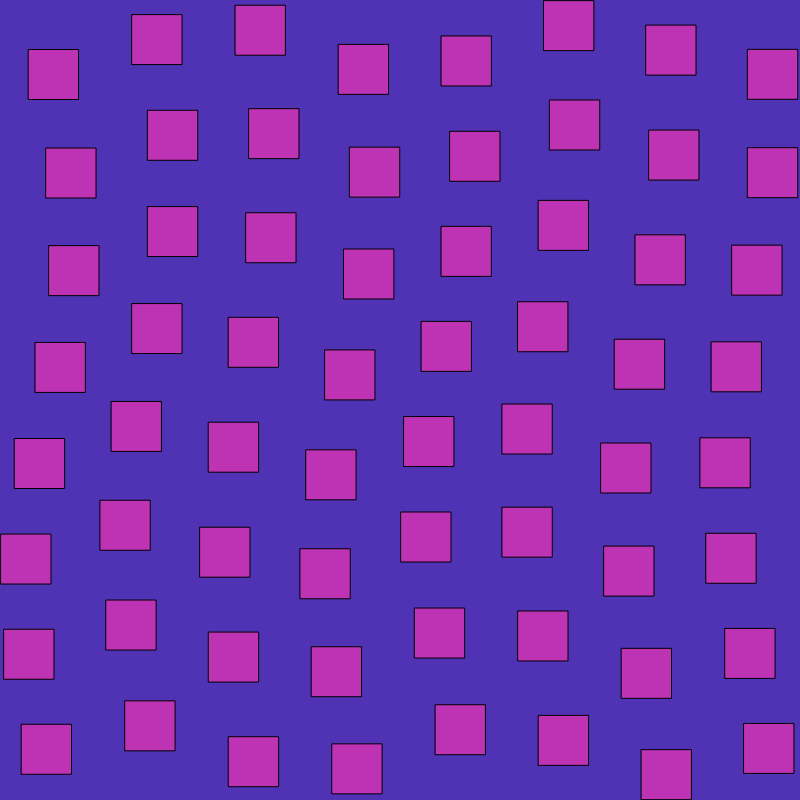
Frame 1 (no input)
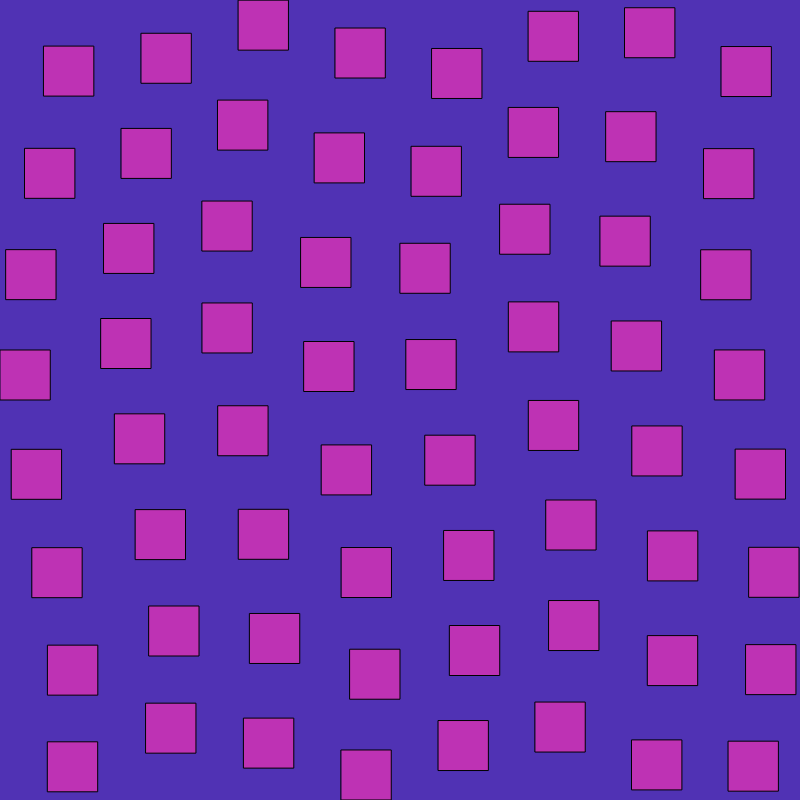
Frame 60 (no input)
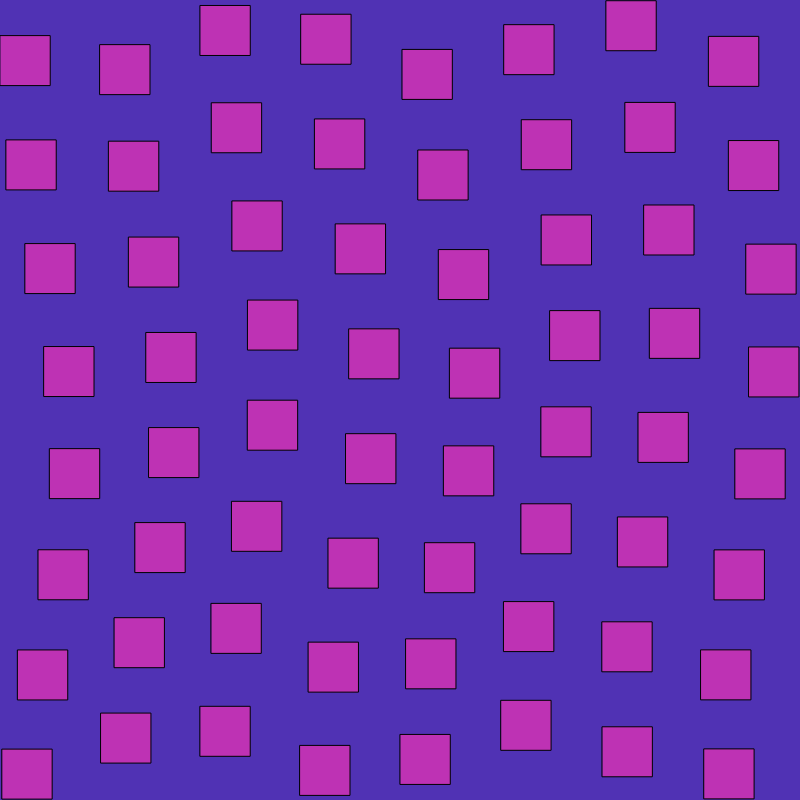
Frame 120 (the mouse pressed at the canvas centre since frame 60)

The p5.js sketch that drew these frames (run headless with seeded random() and noise() and a simulated clock; from frame 60 on, the mouse is pressed at the canvas centre):

// p5.js sketch
// ── sketch.js
var count = 8;
var side = 800;
var tick = 0;
var gap = side / count;
var start = gap / 2;
let grid = new Array(count * count);

function setup() {
  frameRate(30);
  rectMode(CENTER);
  createCanvas(side, side);
}

function draw() {
  tick++;
  background(80, 50, 180);
  fill(190, 50, 180);

  for (var i = 0; i < count; i++) {
    for (var j = 0; j < count; j++) {
      tx = start + i * gap;
      lx = lerp(tx, tx + gap / 2, sin((tick + i + j * 6) / 7.0) / 2);
      ty = start + j * gap;
      ly = lerp(ty, ty + gap / 2, cos((tick + i * 9 + j) / 5.0) / 2);

      rect(lx, ly, 50, 50);
    }
  }
}
